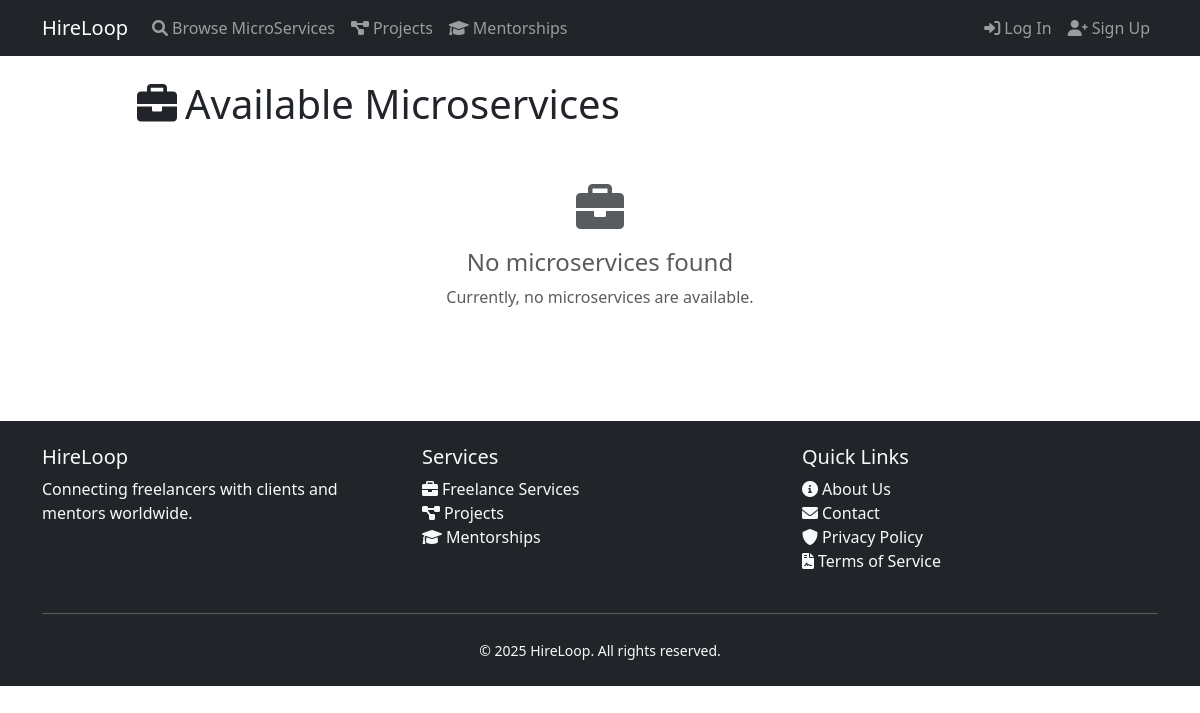
/microservices/, run on an earlier commit of the app's database.
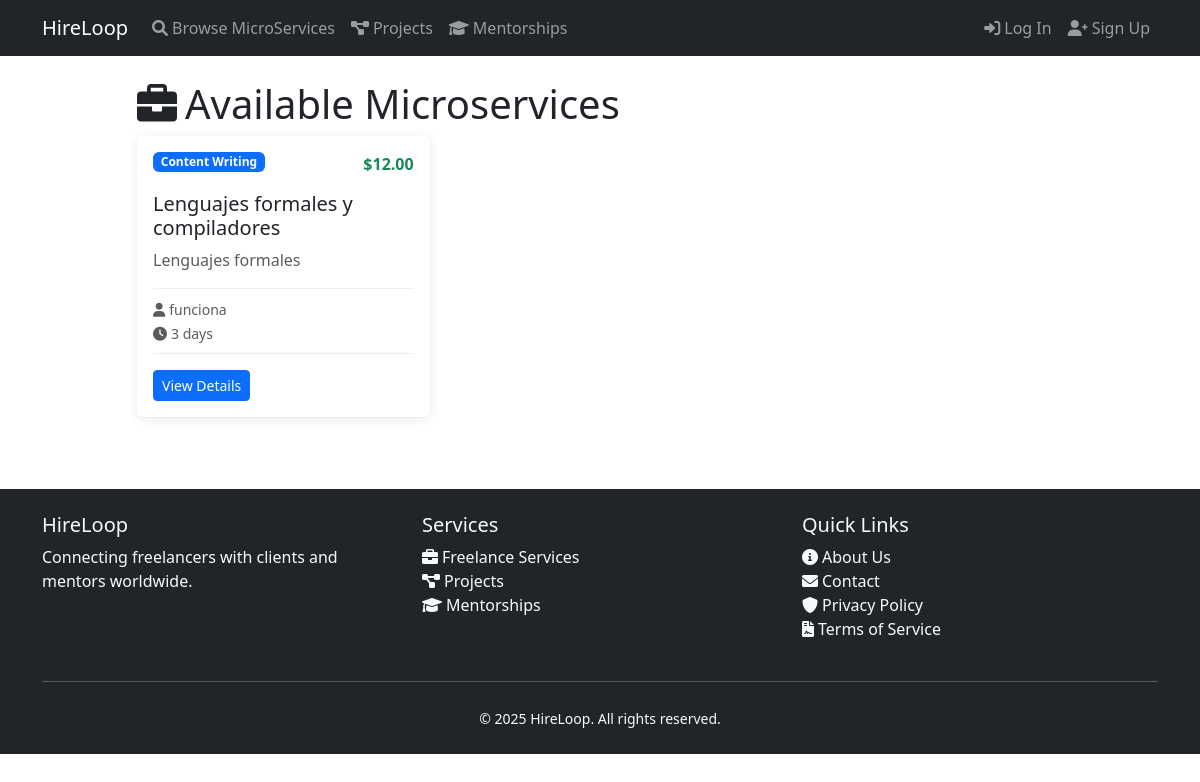
And on a later commit of the database.
### microservices/models.py (models this page shows, shortened)
class MicroService(models.Model):
    id = models.UUIDField(primary_key=True, default=uuid.uuid4, editable=False)
    freelancer = models.ForeignKey(
        FreelancerProfile,
        on_delete=models.CASCADE,
        related_name="microservices"
    )
    category = models.ForeignKey(
        Category,
        on_delete=models.CASCADE,
        related_name="microservices"
    )
    title = models.CharField(max_length=255)
    description = models.TextField()
    price = models.DecimalField(max_digits=10, decimal_places=2, default=Decimal("0.00"))
    delivery_time = models.PositiveIntegerField(help_text="Delivery time in days")
    is_active = models.BooleanField(default=True)
    created_at = models.DateTimeField(auto_now_add=True)
    updated_at = models.DateTimeField(auto_now=True)
    class Meta:
        ordering = ['-created_at']

class Category(models.Model):
    id = models.UUIDField(primary_key=True, default=uuid.uuid4, editable=False)
    name = models.CharField(max_length=100, unique=True)
    slug = models.SlugField(unique=True)
    def __str__(self):
        return self.name

### core/models.py (models this page shows, shortened)
class FreelancerProfile(models.Model):
    id = models.UUIDField(primary_key=True, default=uuid.uuid4, editable=False)
    user = models.OneToOneField(User, on_delete=models.CASCADE, related_name='freelancer_profile')
    bio = models.TextField(max_length=500, blank=True)
    skills = models.CharField(
        max_length=500,
        blank=True,
        help_text="Enter skills separated by commas",
        verbose_name="Skills"
    )
    created_at = models.DateTimeField(auto_now_add=True)
    updated_at = models.DateTimeField(auto_now=True)

class User(AbstractUser):
    id = models.UUIDField(primary_key=True, default=uuid.uuid4, editable=False)
    email = models.EmailField(unique=True)
    profile_image = models.ImageField(
        upload_to='profiles/',
        blank=True,
        null=True,
        help_text="Upload a profile image",
    )
    USERNAME_FIELD = 'username'
    REQUIRED_FIELDS = ['email']

### microservices/views/views.py (the view)
# urls.py: path('', MicroServiceListView.as_view(), name='microservices_list'),
class MicroServiceListView(ListView):
    model = MicroService
    template_name = 'microservices/microservices_list.html'
    context_object_name = 'microservices'
    service = MicroServiceService()
    def get_queryset(self):
        return self.service.list_active_microservices()

### core/context_processors.py (called while the page is built)
def user_profile_type(request):
    user_types = []
    if request.user.is_authenticated:
        if hasattr(request.user, 'freelancer_profile'):
            user_types.append('freelancer')
        if hasattr(request.user, 'client_profile'):
            user_types.append('client')
    return {'user_type': user_types}

def cart_and_wishlist_counts(request):
    cart_count = 0
    wishlist_count = 0
    if request.user.is_authenticated:
        cart_count = CartItem.objects.filter(user=request.user).aggregate(
            total=Sum('quantity')
        )['total'] or 0
        wishlist_count = WishlistItem.objects.filter(user=request.user).count()
    return {
        'cart_count': cart_count,
        'wishlist_count': wishlist_count,
    }

### microservices/repositories/microservices_repository.py (called while the page is built)
    def list_active(self) -> List[MicroService]:
        return MicroService.objects.filter(is_active=True).select_related('freelancer', 'freelancer__user', 'category')

### microservices/services/microservices_service.py (called while the page is built)
    def list_active_microservices(self) -> List[MicroService]:
        return self.repository.list_active()

### microservices/templates/microservices/microservices_list.html (shortened to what this page needs)
{% extends "base.html" %}
{% load static %}
{% load content_type_tags %}
{% block content %}
<div class="container mt-4">
    <div class="row justify-content-center">
        <div class="col-lg-10">
            <h1><i class="fas fa-briefcase me-2"></i>Available Microservices</h1>
            <div class="row">
                {% for microservice in microservices %}
                <div class="col-lg-4 col-md-6 mb-4">
                    <div class="card h-100 service-card">
                        <div class="card-body d-flex flex-column">
                            <div class="d-flex justify-content-between align-items-start mb-3">
                                <span class="badge bg-primary">{{ microservice.category|default:"General" }}</span>
                                <span class="text-success fw-bold">${{ microservice.price }}</span>
                            </div>
                            <h5 class="card-title">{{ microservice.title }}</h5>
                            <p class="card-text text-muted flex-grow-1">{{ microservice.description|truncatewords:20 }}
                            </p>
                            <div class="service-meta mb-3">
                                <small class="text-muted">
                                    <i class="fas fa-user me-1"></i>{{ microservice.freelancer.user.get_full_name|default:microservice.freelancer.user.username }}
                                </small>
                                <br>
                                <small class="text-muted">
                                    <i class="fas fa-clock me-1"></i>{{ microservice.delivery_time }} day{{ microservice.delivery_time|pluralize }}
                                </small>
                            </div>
                            <div class="d-flex gap-2 mt-auto">
                                <a href="" class="btn btn-sm btn-primary">View Details</a>
                            </div>
                        </div>
                    </div>
                </div>
                {% empty %}
                <div class="col-12">
                    <div class="text-center py-5">
                        <i class="fas fa-briefcase fa-3x text-muted mb-3"></i>
                        <h4 class="text-muted">No microservices found</h4>
                        <p class="text-muted">Currently, no microservices are available.</p>
                    </div>
                </div>
                {% endfor %}
            </div>
        </div>
    </div>
</div>
{% endblock %}

What changed in the data, as far as the page shows it:
added MicroService: category "Content Writing", price "12.00", title "Lenguajes formales y compiladores", description "Lenguajes formales", freelancer.user.get_full_name "funciona", delivery_time "3"
Also different on the page:
text no longer shown: "No microservices found Currently, no microservices are available."
